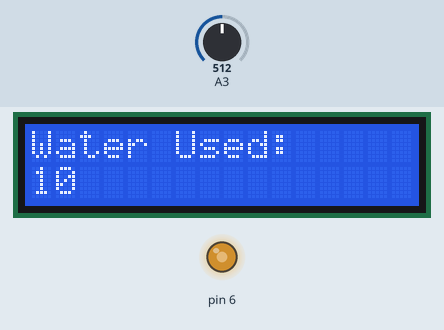
Simulated run of this sketch. Board: Arduino Uno, built with avr-gcc and run on an emulated ATmega328P. Shown: 16×2 character LCD, output pins drawn as LEDs (lit = HIGH). Inputs (shaded band) come from the test bench; at power-on: A3 = 512.

Above: at 1.2 s.
1.3 s: A3 set to 530
At 2.5 s:
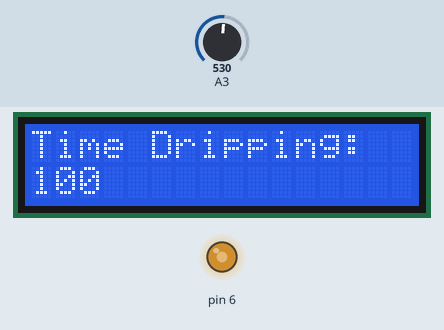
2.8 s: A3 set to 511
At 3.6 s:
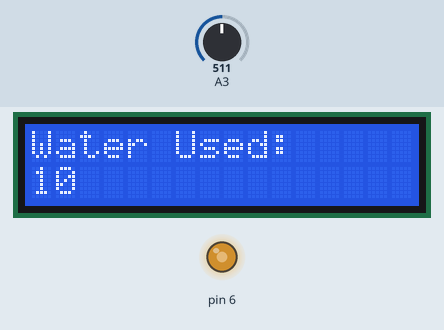
4.3 s: A3 set to 716
At 4.8 s:
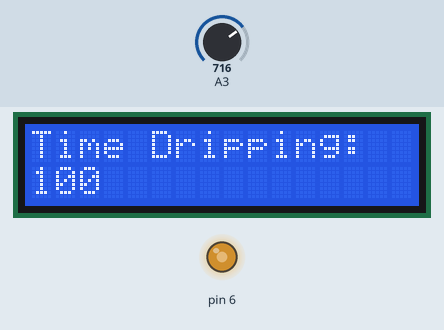
Timing chart, 0 to 7.3 s (numbered marks = the images above; inputs shaded):
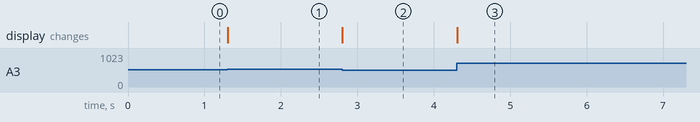

The sketch:

Lcd.ino
```cpp
// include the library code:
#include <LiquidCrystal.h>

// initialize the library by associating any needed LCD interface pin
// with the arduino pin number it is connected to
const int rs = 12, en = 11, d4 = 5, d5 = 4, d6 = 3, d7 = 2;
LiquidCrystal lcd(rs, en, d4, d5, d6, d7);
int current_slct = 0;

void setup() {
  Serial.begin(9600);
  // set up the LCD's number of columns and rows:
  lcd.begin(16, 2);
  analogWrite(6, 150); //contrast
  // Print a message to the LCD.
  lcd.print("hello, world!");
}

void loop() {
  // set the cursor to column 0, line 1
  // (note: line 1 is the second row, since counting begins with 0):
  lcd.setCursor(0, 0);
  current_slct = analogRead(A3);
  if((current_slct/520)>0) {
    lcd.print("Time Dripping:   ");
    lcd.setCursor(0, 1);
    lcd.print("100        ");
  }
  else {
    lcd.print("Water Used:   ");
    lcd.setCursor(0, 1);
    lcd.print("10        ");
  }

  // print the number of seconds since reset:
  //lcd.print(millis() / 1000);
}
```

Measured:
- the behaviour switches between 519 and 520 on A3 (found by bisection; images 0 and 1)
- after the input at 1.3 s, the display: changes at once (image 1)
- after the input at 2.8 s, the display: changes at once (image 2)
- after the input at 4.3 s, the display: changes at once (image 3)
